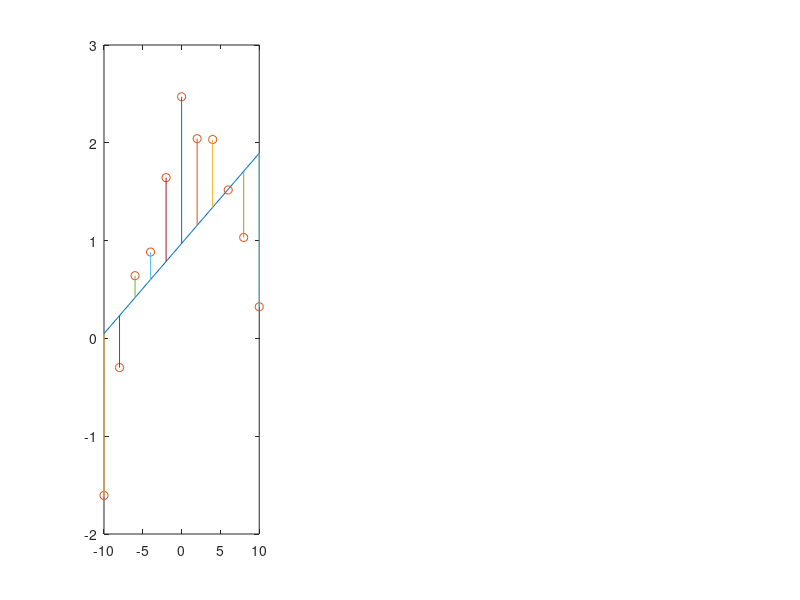

Reproduce this figure in MATLAB. (Note: this script raises an error after producing the figure.)
xi = -10:2:10;
yi = -.03*xi.^2 + .1*xi + 2 + 1*(rand(1,length(xi))-.5);
figure(1)

for r = 1:3
    
    A = zeros(length(xi),r+1);

    for row = 1:length(xi)    
        for col = 1:r+1
            A(row,col) = xi(row).^(col-1);
        end
    end
    ai = A\yi';
    y = A*ai;
    subplot(1,3,r); plot(xi,y');
    hold on
    plot(xi',yi','o');
    plot([xi;xi],[yi;y'],'-');
    title('Polynomial deg=',r);
    rmse = sqrt(mean((yi-y').^2));
    text(4,-1,sprintf('%.3f',rmse));
end
